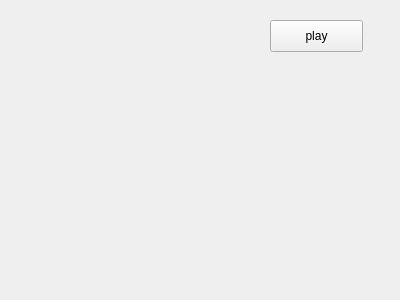
<?xml version="1.0" encoding="UTF-8"?>
<ui version="4.0">
 <class>Widget</class>
 <widget class="QWidget" name="Widget">
  <property name="geometry">
   <rect>
    <x>0</x>
    <y>0</y>
    <width>400</width>
    <height>300</height>
   </rect>
  </property>
  <property name="windowTitle">
   <string>Widget</string>
  </property>
  <widget class="QPushButton" name="playButton">
   <property name="geometry">
    <rect>
     <x>270</x>
     <y>20</y>
     <width>93</width>
     <height>32</height>
    </rect>
   </property>
   <property name="text">
    <string>play</string>
   </property>
  </widget>
 </widget>
 <layoutdefault spacing="6" margin="11"/>
 <resources/>
 <connections/>
</ui>
